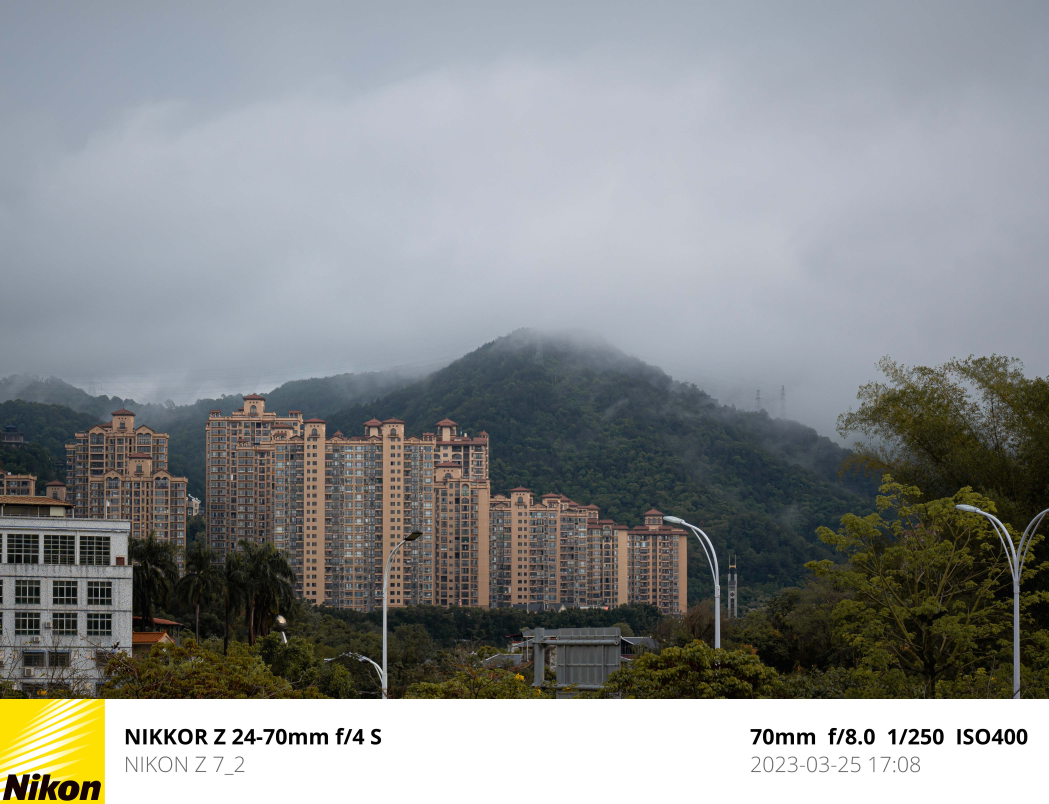
#> input picture images/1-left.jpg, 5242 x 4019 px (shown at 1/5 size); its folder holds only this picture in this run
$ python -i smart_crop_service.py   (imports and definitions only)
#> lines starting #> are read from the running program, lines starting #| are printed output that depends on the picture
#> further down, picture is the input picture: PIL image 5242x4019 RGB; mean R, G, B 138.7, 141.7, 142.2
"""
智能裁切：把图片裁切到目标比例时尽量保留主体 / 人脸。

设计原则（对应需求 8 与设计文档「smart_crop_service.py」）：
- **纯 PIL 显著性始终可用**：用「边缘能量重心」估计主体位置，无需任何新依赖，
  保证开箱即可降级使用。
- **OpenCV 人脸检测为可选增强**：通过延迟导入 + 能力探测封装，缺失或失败时优雅降级，
  绝不阻断模块导入或核心流程。
- **绝不抛出**：``smart_crop`` 的任何异常路径都回退到 ``crop_image_to_canvas`` 居中裁切，
  始终产出有效图（Property 3）。
- **不破坏入参**：所有函数返回新的 PIL.Image，不修改、不关闭传入的图片对象（Property 1）。
- **尺寸精确**：``smart_crop`` / ``saliency_crop`` 及全部降级路径的输出尺寸恰为
  ``(target_w, target_h)``（Property 2）。
"""
from __future__ import annotations

import math

from PIL import Image
from PIL import ImageFilter

from utils import crop_image_to_canvas


# 计算显著性重心前，将灰度图下采样到的最大边长（控制纯 Python 计算量）
_EDGE_MAX_SIDE = 256
# 人脸级联文件名（OpenCV 自带）
_FACE_CASCADE_FILE = "haarcascade_frontalface_default.xml"


# [56 lines left out: functions is_face_detection_available, _crop_around_center, not called in this run]


def _energy_centroid(image: Image.Image) -> tuple[float, float]:
    """用边缘能量图估计主体相对重心，返回 (cx_frac, cy_frac) ∈ [0, 1]。

    - 转灰度并下采样到 ``_EDGE_MAX_SIDE`` 以内，再做 ``FIND_EDGES`` 得到能量图。
    - 用 BOX 重采样把能量图压成单行 / 单列，得到每列 / 每行的平均能量，
      据此求加权重心（C 层重采样，避免逐像素 Python 循环）。
    - 能量全为 0（纯色图）时回退到正中心 (0.5, 0.5)。
    - 不修改、不关闭入参。
    """
    gray = image.convert("L")
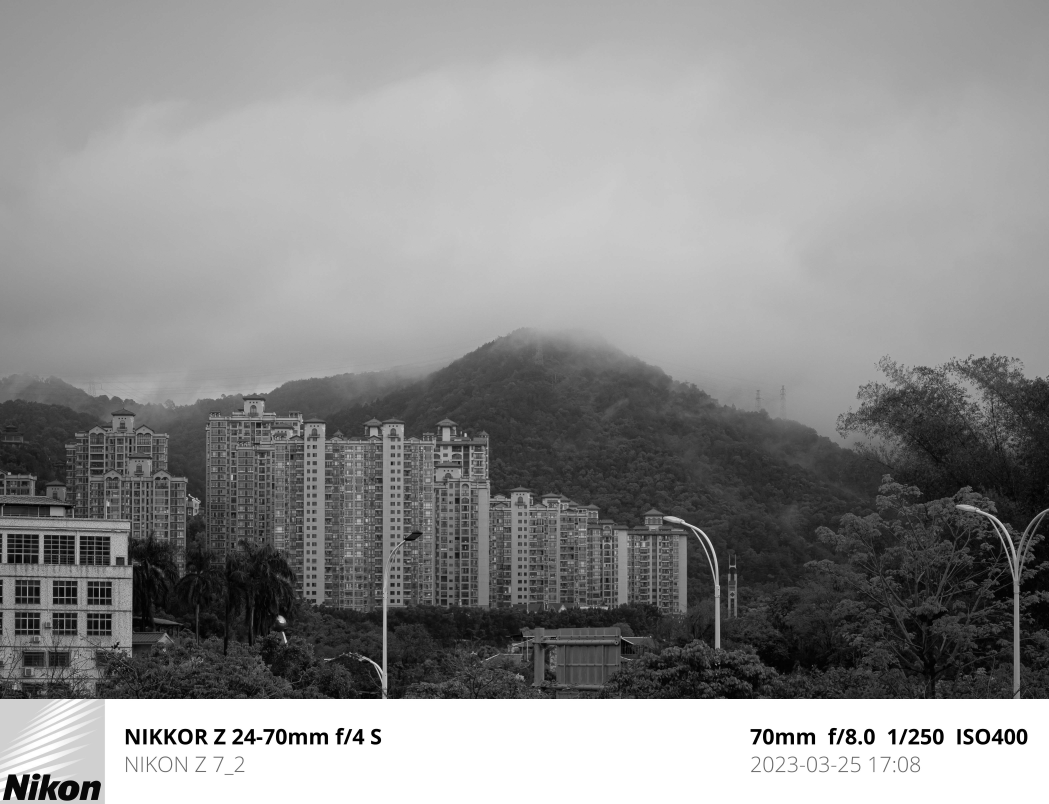
#> gray: PIL image 5242x4019 L (shown at 1/5 size); min 0, max 255, mean 140.8
    if gray is image:  # 极端情况下 convert 可能返回自身，复制以免改动入参
        gray = image.copy()
    try:
        gray.thumbnail((_EDGE_MAX_SIDE, _EDGE_MAX_SIDE), Image.BILINEAR)
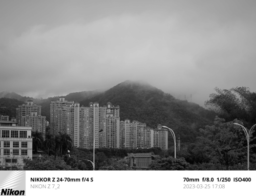
#> gray: PIL image 256x196 L; min 4, max 255, mean 140.8
        edges = gray.filter(ImageFilter.FIND_EDGES)
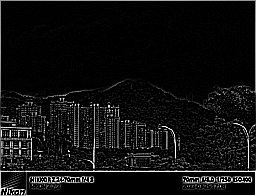
#> edges: PIL image 256x196 L; min 0, max 255, mean 17.6
    finally:
        gray.close()

    try:
        ew, eh = edges.size
#> ew = 256; eh = 196
        col_line = edges.resize((ew, 1), Image.BOX)
        row_line = edges.resize((1, eh), Image.BOX)
        try:
            col_weights = list(col_line.getdata())
#> col_weights = 256 values, max 132 at index 0, min 5 at index 95, mean 17.55
            row_weights = list(row_line.getdata())
#> row_weights = 196 values, max 252 at index 171, min 0 at index 169, mean 17.54
        finally:
            col_line.close()
            row_line.close()
    finally:
        edges.close()

    total_col = sum(col_weights)
#> total_col = 4493
    if total_col > 0:
        cx = sum(i * v for i, v in enumerate(col_weights)) / total_col
#> cx = 117.8
        cx_frac = (cx + 0.5) / ew
#> cx_frac = 0.462
    else:
        cx_frac = 0.5

    total_row = sum(row_weights)
#> total_row = 3438
    if total_row > 0:
        cy = sum(i * v for i, v in enumerate(row_weights)) / total_row
#> cy = 136.6
        cy_frac = (cy + 0.5) / eh
#> cy_frac = 0.699
    else:
        cy_frac = 0.5

    return cx_frac, cy_frac


# [71 lines left out: functions saliency_crop, _detect_faces, _faces_center_frac, smart_crop, not called in this run]

>>> from PIL import Image
>>> picture = Image.open('images/1-left.jpg')
>>> result = _energy_centroid(picture)
#> result = (0.462, 0.699)

$ run again, on images/1-right-margin.jpg
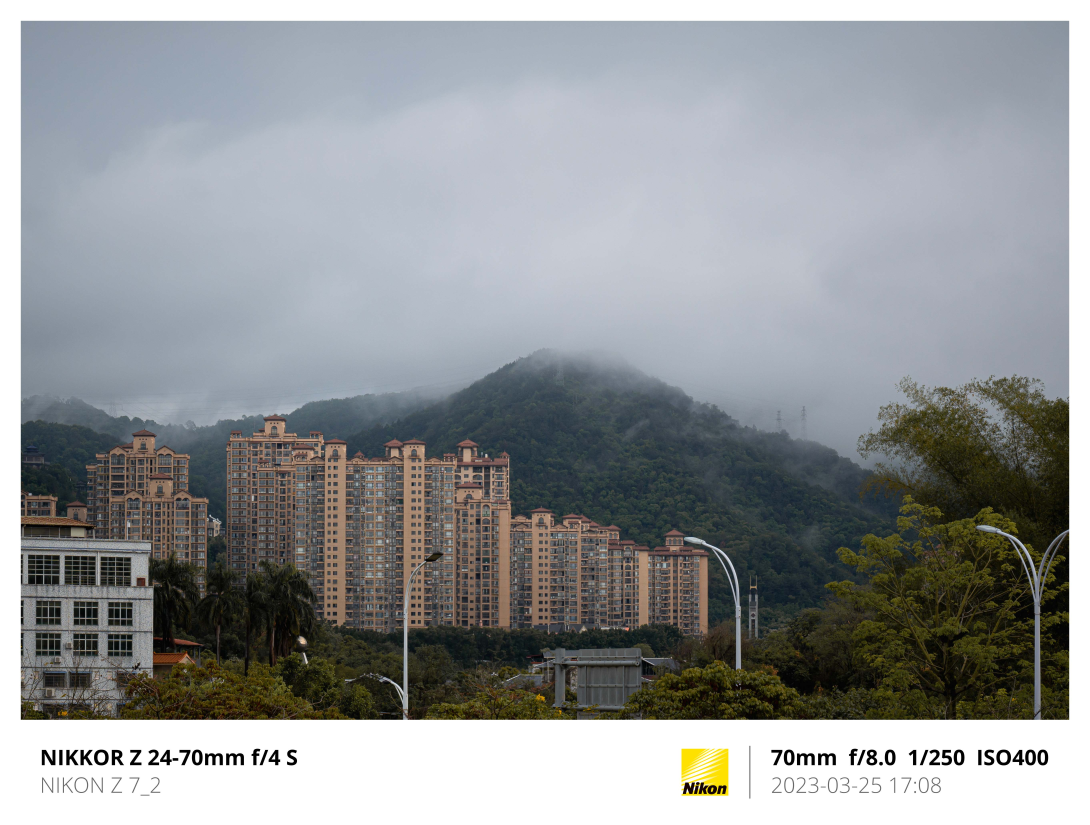
#> input picture images/1-right-margin.jpg, 5450 x 4123 px (shown at 1/5 size)
#> picture is the input picture: PIL image 5450x4123 RGB; mean R, G, B 146.3, 149.3, 151.1
#> in _energy_centroid, `gray.thumbnail((_EDGE_MAX_SIDE, _EDGE_MAX_SIDE), Image.BILINEAR)`:
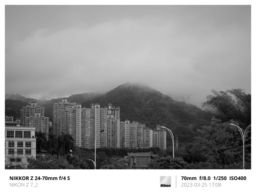
#> gray: PIL image 256x194 L; min 4, max 255, mean 148.5
#> in _energy_centroid, `edges = gray.filter(ImageFilter.FIND_EDGES)`:
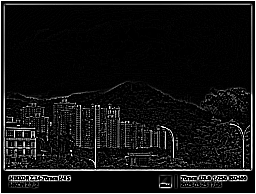
#> edges: PIL image 256x194 L; min 0, max 255, mean 21.3
#> col_weights = 256 values, max 255 at index 0, min 3 at index 1, mean 21.32
#> row_weights = 194 values, max 255 at index 0, min 2 at index 1, mean 21.37
#> total_col = 5459
#> cx = 122.7
#> cx_frac = 0.481
#> total_row = 4145
#> cy = 122.2
#> cy_frac = 0.632
#> result = (0.481, 0.632)

$ run again, on images/1-square.jpg
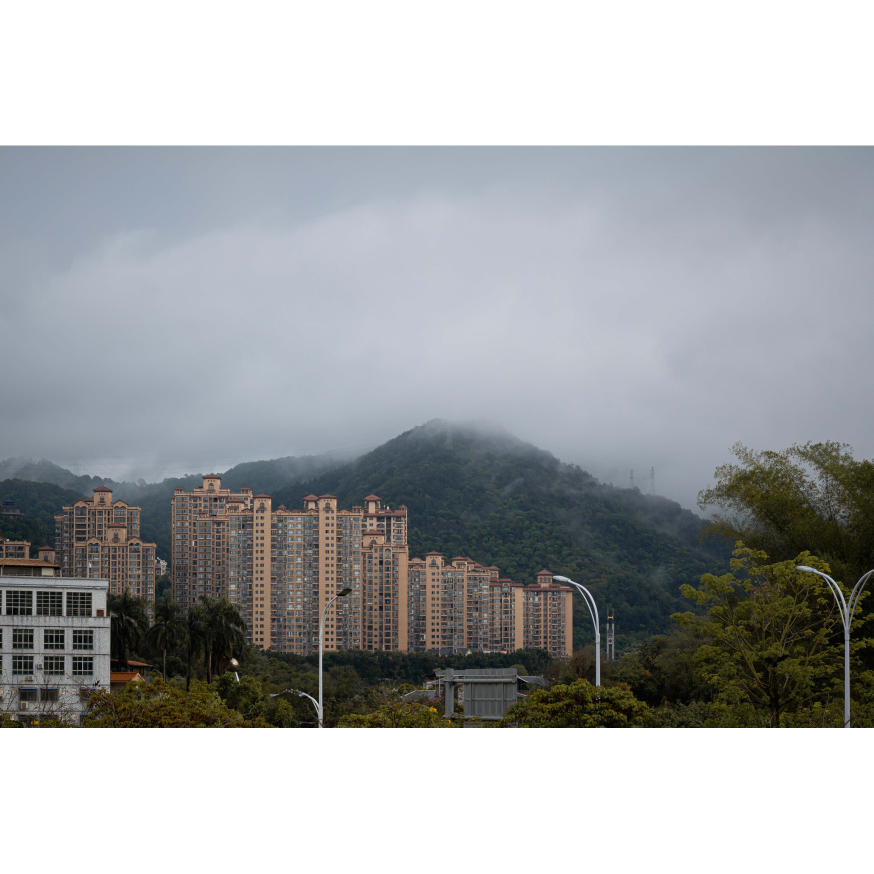
#> input picture images/1-square.jpg, 5242 x 5242 px (shown at 1/6 size)
#> picture is the input picture: PIL image 5242x5242 RGB; mean R, G, B 167.1, 169.5, 171.3
#> in _energy_centroid, `gray.thumbnail((_EDGE_MAX_SIDE, _EDGE_MAX_SIDE), Image.BILINEAR)`:
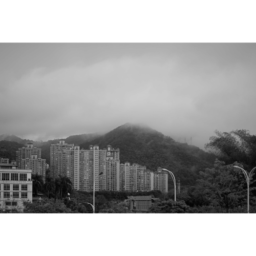
#> gray: PIL image 256x256 L; min 4, max 255, mean 169
#> in _energy_centroid, `edges = gray.filter(ImageFilter.FIND_EDGES)`:
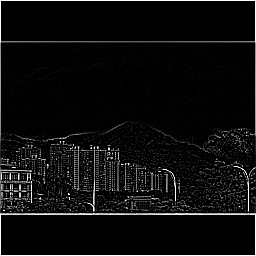
#> edges: PIL image 256x256 L; min 0, max 255, mean 13.3
#> col_weights = 256 values, max 165 at index 0, min 6 at index 95, mean 13.3
#> row_weights = 256 values, max 255 at index 0, min 0 at index 212, mean 13.27
#> total_col = 3406
#> cx = 118.8
#> cx_frac = 0.466
#> total_row = 3398
#> cy = 158.7
#> cy_frac = 0.622
#> result = (0.466, 0.622)
